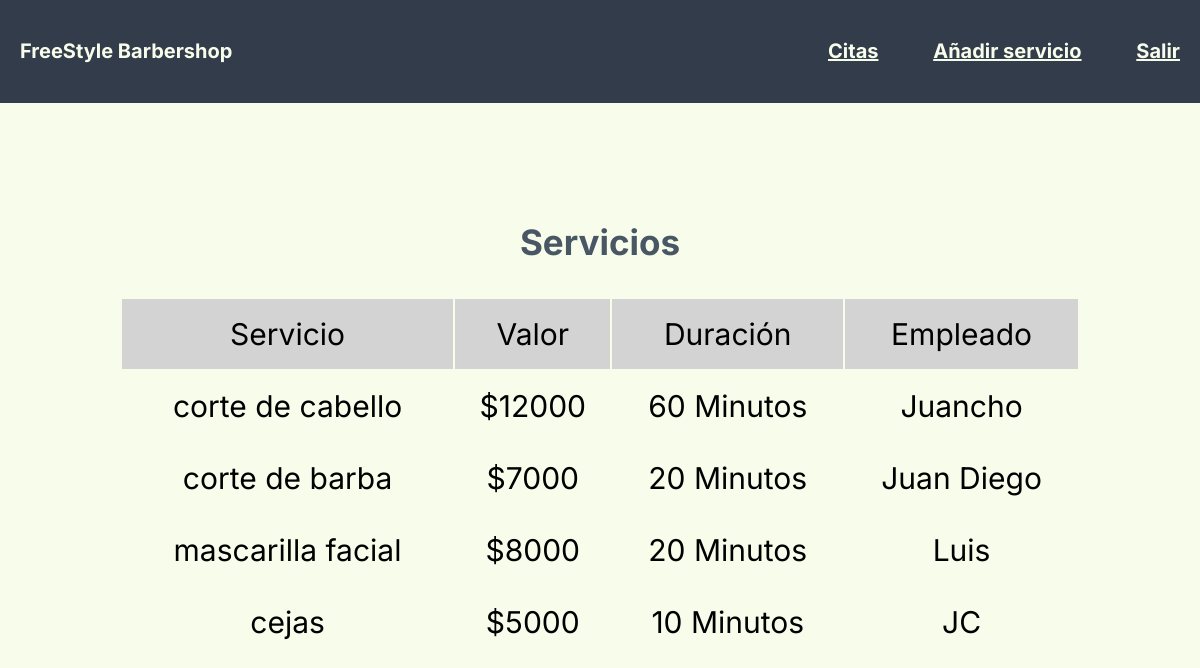
Page /CRUD_Admin/MenuAdmin.php on the earlier database version.
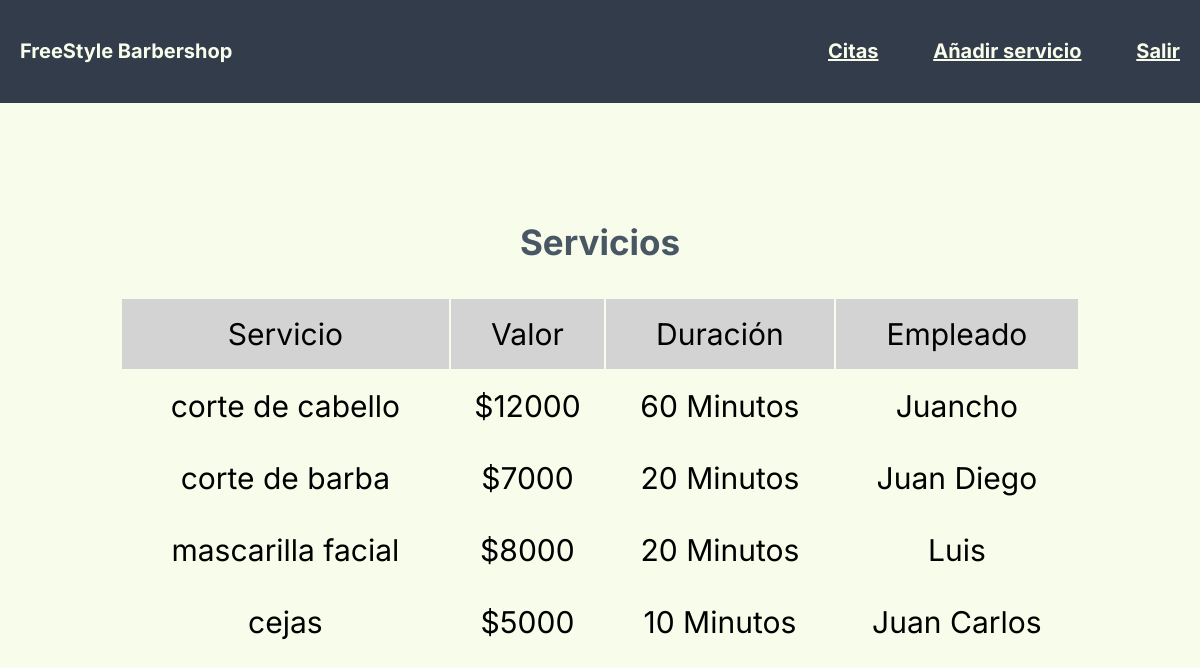
Same page on the later database version.
### tables this page shows
CREATE TABLE IF NOT EXISTS `servicio` (
  `ID` int(11) NOT NULL AUTO_INCREMENT,
  `Price` int(11) NOT NULL,
  `Type_Service` varchar(30) DEFAULT NULL,
  `Duration_Service` int(11) DEFAULT NULL,
  `Employee` varchar(80) DEFAULT NULL,
  PRIMARY KEY (`ID`)
);

### CRUD_Admin/ListarServicios.php (the view, shortened to what this page needs)
<?php
include '../Sql/db.php';
$conn = new mysqli($servername, $username, $password, $dbname);
$sql = "SELECT * from servicio";
$result = $conn->query($sql);
if ($result->num_rows > 0) {
    echo "<table class=\"menu-servicestable-admin\">\n";
    echo "<tr BGCOLOR=\"#D3D3D3\">\n";
    echo "<td align=\"center\">Servicio</td>\n";
    echo "<td align=\"center\">Valor</td>\n";
    echo "<td align=\"center\">Duración</td>\n";
    echo "<td align=\"center\">Empleado</td>\n";
    echo "</tr>";
    while ($row = $result->fetch_assoc()) {
        $Palabra_adaptada = str_split($row["Type_Service"]);
        $Servicio = "";
        for ($i = 0; $i < count($Palabra_adaptada); $i++) {
          if ($Palabra_adaptada[$i] == "_") {
            $Servicio = $Servicio . " ";
          } else {
            $Servicio = $Servicio . $Palabra_adaptada[$i];
          }
        }
        $Type_Service = $Servicio;
        echo "<tr>";
        echo "<td align=\"center\">" . $Type_Service . "</td>";
        echo "<td align=\"center\">$" . $row["Price"] . "</td>";
        echo "<td align=\"center\">" . $row["Duration_Service"] . " Minutos</td>";
        echo "<td align=\"center\">" . $row["Employee"] . "</td>";
        echo "</tr>\n";
    }
    echo "</table>";
} else {
    echo "Aún no hay servicios agregados!";
}

Differences in the rows shown:
changed servicio: Employee "JC" → "Juan Carlos"
